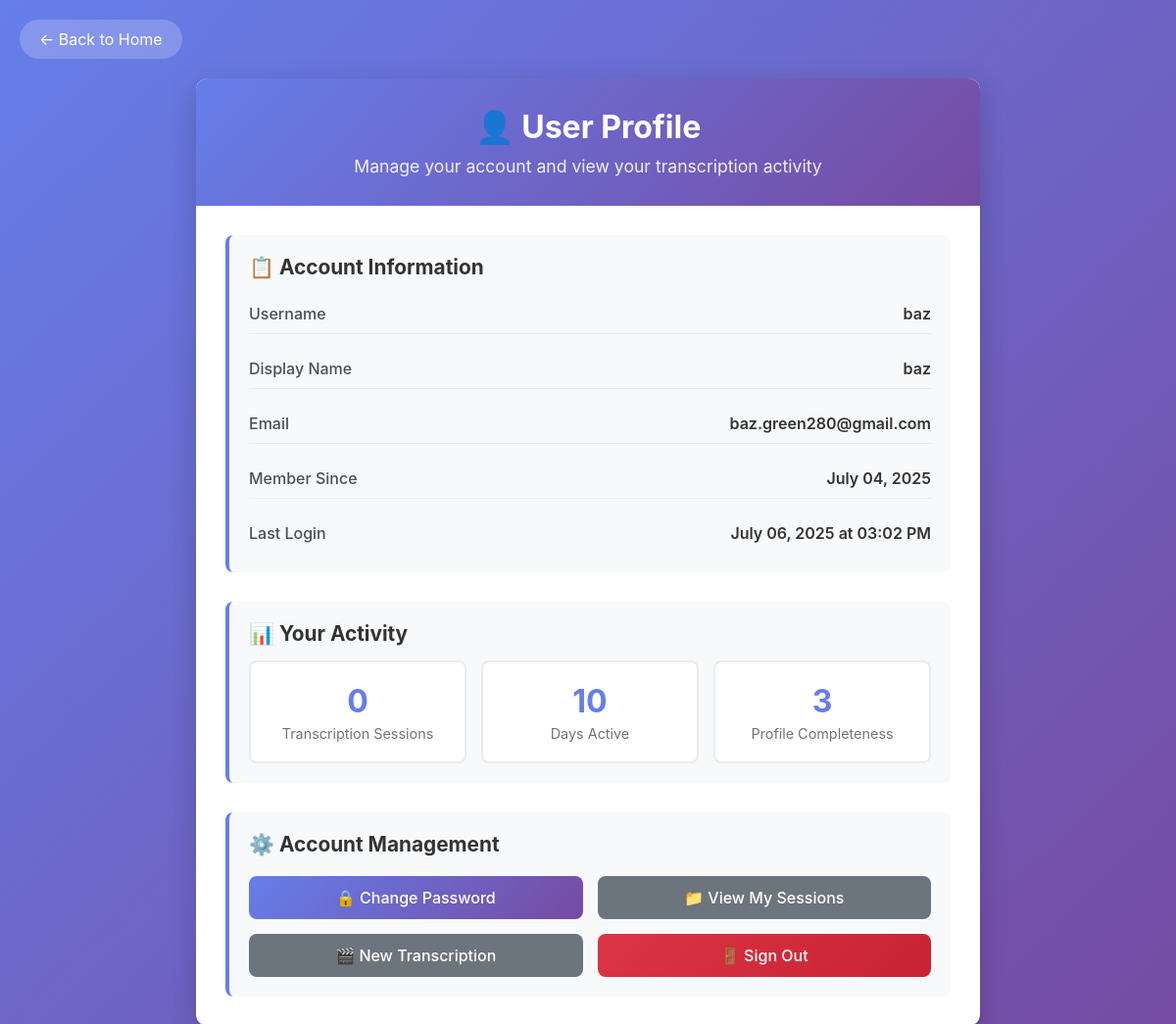
Before: /auth/profile (signed in) with the older database file.
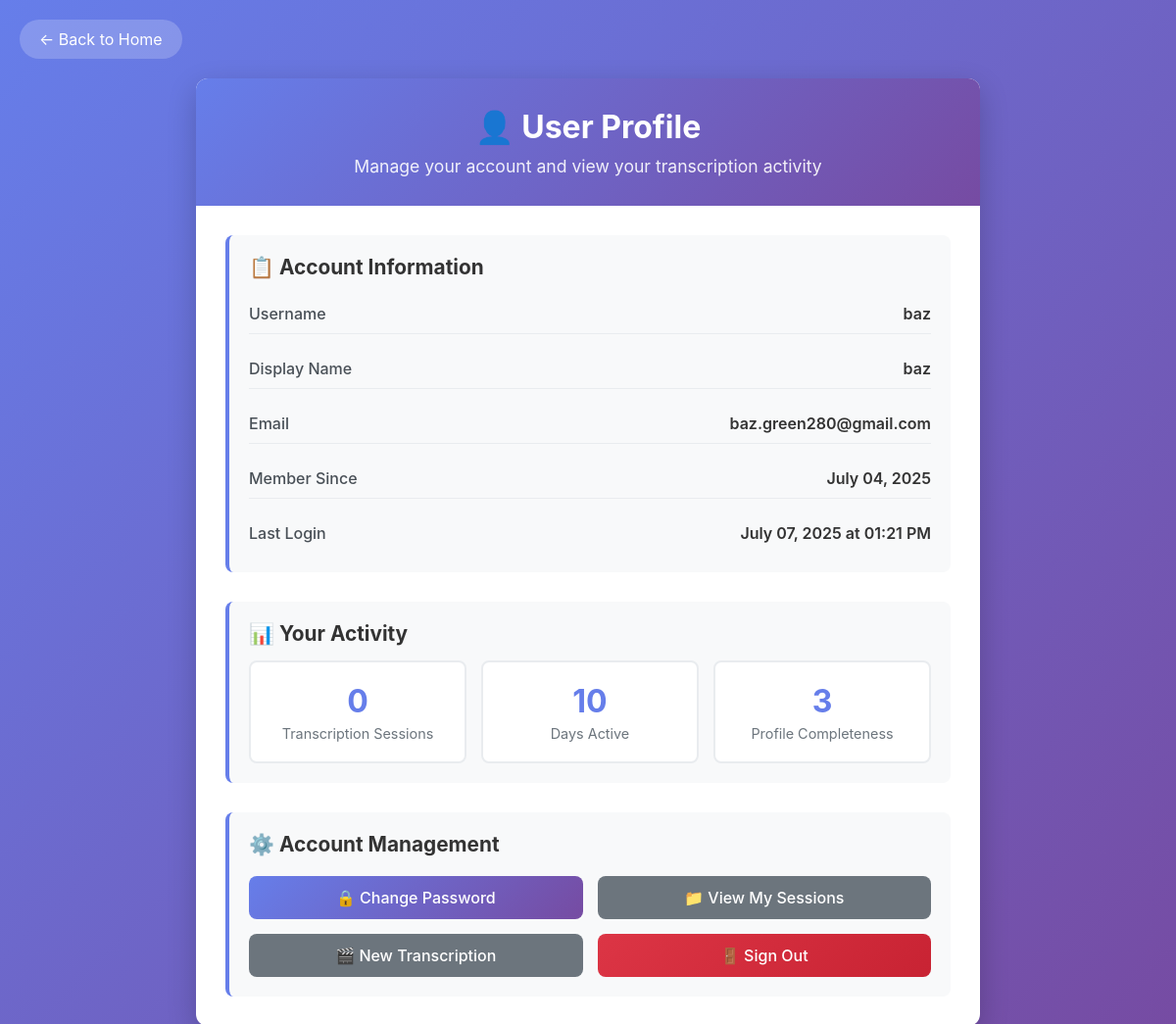
After: the same page with the newer database file.
### src/models/auth.py (models this page shows, shortened)
class User(UserMixin, BaseModel):  # type: ignore
    __tablename__ = "users"
    id = db.Column(db.Integer, primary_key=True)
    username = db.Column(db.String(80), unique=True, nullable=False, index=True)
    email = db.Column(db.String(120), unique=True, nullable=False, index=True)
    password_hash = db.Column(db.String(255), nullable=False)
    display_name = db.Column(db.String(100), nullable=True)
    is_active = db.Column(db.Boolean, default=True, nullable=False)
    created_at = db.Column(db.DateTime, default=datetime.utcnow, nullable=False)
    last_login = db.Column(db.DateTime, nullable=True)
    sessions = db.relationship("UserSession", back_populates="user", lazy="dynamic")
    def get_session_count(self) -> int:
        return self.sessions.count()

### src/routes/auth.py (the view, shortened to what this page needs)
@auth_bp.route("/profile", methods=["GET", "POST"])
@login_required
def profile():
    profile_form = ProfileForm(
        original_email=current_user.email,
        display_name=current_user.display_name,
        email=current_user.email,
    )
    password_form = PasswordChangeForm()
    session_count = current_user.get_session_count()
    return render_template(
        "auth/profile.html",
        profile_form=profile_form,
        password_form=password_form,
        session_count=session_count,
    )

### data/templates/auth/profile.html (shortened to what this page needs)
<!DOCTYPE html>
<html lang="en">
<head>
</head>
<body>
    <div class="back-link">
        <a href="{{ url_for('main.index') }}">← Back to Home</a>
    </div>
    <div class="profile-container">
        <div class="profile-header">
            <h1>👤 User Profile</h1>
            <p>Manage your account and view your transcription activity</p>
        </div>
        <div class="profile-content">
            <div class="profile-sections">
                <div class="profile-section">
                    <h2>📋 Account Information</h2>
                    <div class="profile-info">
                        <div class="info-item">
                            <span class="info-label">Username</span>
                            <span class="info-value">{{ current_user.username }}</span>
                        </div>
                        <div class="info-item">
                            <span class="info-label">Display Name</span>
                            <span class="info-value">{{ current_user.display_name or current_user.username }}</span>
                        </div>
                        <div class="info-item">
                            <span class="info-label">Email</span>
                            <span class="info-value">{{ current_user.email }}</span>
                        </div>
                        <div class="info-item">
                            <span class="info-label">Member Since</span>
                            <span class="info-value">{{ current_user.created_at.strftime('%B %d, %Y') }}</span>
                        </div>
                        {% if current_user.last_login %}
                        <div class="info-item">
                            <span class="info-label">Last Login</span>
                            <span class="info-value">{{ current_user.last_login.strftime('%B %d, %Y at %I:%M %p') }}</span>
                        </div>
                        {% endif %}
                    </div>
                </div>
                <div class="profile-section">
                    <h2>📊 Your Activity</h2>
                    <div class="stats-grid">
                        <div class="stat-card">
                            <div class="stat-number">{{ session_count or 0 }}</div>
                            <div class="stat-label">Transcription Sessions</div>
                        </div>
                        <div class="stat-card">
                            <div class="stat-number">{{ ((current_user.created_at | string).split()[0] | length) or 0 }}</div>
                            <div class="stat-label">Days Active</div>
                        </div>
                        <div class="stat-card">
                            <div class="stat-number">{{ current_user.display_name | length }}</div>
                            <div class="stat-label">Profile Completeness</div>
                        </div>
                    </div>
                </div>
                <div class="profile-section">
                    <h2>⚙️ Account Management</h2>
                    <div class="actions-section">
                        <a href="{{ url_for('auth.change_password') }}" class="action-button">
                            🔒 Change Password
                        </a>
                        <a href="{{ url_for('main.sessions') }}" class="action-button secondary">
                            📁 View My Sessions
                        </a>
                        <a href="{{ url_for('main.index') }}" class="action-button secondary">
                            🎬 New Transcription
                        </a>
                        <a href="{{ url_for('auth.logout') }}" class="action-button danger">
                            🚪 Sign Out
                        </a>
                    </div>
                </div>
            </div>
        </div>
    </div>
</body>
</html>

### data/templates/auth/profile.html (style rules this page uses)
* { margin: 0; padding: 0; box-sizing: border-box; }
body { font-family: -apple-system, BlinkMacSystemFont, 'Segoe UI', Roboto, Oxygen, Ubuntu, Cantarell, sans-serif; background: linear-gradient(135deg, #667eea 0%, #764ba2 100%); min-height: 100vh; color: #333; padding: 20px; }
.profile-container { max-width: 800px; margin: 0 auto; background: white; border-radius: 12px; box-shadow: 0 10px 30px rgba(0, 0, 0, 0.2); overflow: hidden; }
.profile-header { background: linear-gradient(135deg, #667eea 0%, #764ba2 100%); color: white; padding: 30px; text-align: center; }
.profile-header h1 { font-size: 2rem; margin-bottom: 10px; }
.profile-header p { opacity: 0.9; font-size: 1.1rem; }
.profile-content { padding: 30px; }
.profile-sections { display: grid; gap: 30px; }
.profile-section { background: #f8f9fa; border-radius: 8px; padding: 20px; border-left: 4px solid #667eea; }
.profile-section h2 { color: #333; margin-bottom: 15px; font-size: 1.3rem; display: flex; align-items: center; gap: 10px; }
.profile-info { display: grid; gap: 15px; }
.info-item { display: flex; justify-content: space-between; align-items: center; padding: 10px 0; border-bottom: 1px solid #e9ecef; }
.info-item:last-child { border-bottom: none; }
.info-label { font-weight: 500; color: #495057; }
.info-value { color: #333; font-weight: 600; }
.stats-grid { display: grid; grid-template-columns: repeat(auto-fit, minmax(200px, 1fr)); gap: 15px; }
.stat-card { background: white; padding: 20px; border-radius: 8px; text-align: center; border: 2px solid #e9ecef; transition: border-color 0.3s ease; }
.stat-number { font-size: 2rem; font-weight: bold; color: #667eea; margin-bottom: 5px; }
.stat-label { color: #6c757d; font-size: 0.9rem; }
.actions-section { display: grid; grid-template-columns: repeat(auto-fit, minmax(250px, 1fr)); gap: 15px; margin-top: 20px; }
.action-button { display: inline-block; padding: 12px 24px; background: linear-gradient(135deg, #667eea 0%, #764ba2 100%); color: white; text-decoration: none; border-radius: 8px; text-align: center; font-weight: 500; transition: transform 0.2s ease; }
.action-button.secondary { background: #6c757d; }
.action-button.danger { background: linear-gradient(135deg, #dc3545 0%, #c82333 100%); }
.back-link { margin-bottom: 20px; }
.back-link a { color: white; text-decoration: none; display: inline-flex; align-items: center; gap: 8px; padding: 10px 20px; background: rgba(255, 255, 255, 0.2); border-radius: 25px; transition: background 0.3s ease; }

Changed rows visible on the page:
changed User "baz": last_login "July 06, 2025 at 03:02 PM" → "July 07, 2025 at 01:21 PM"
